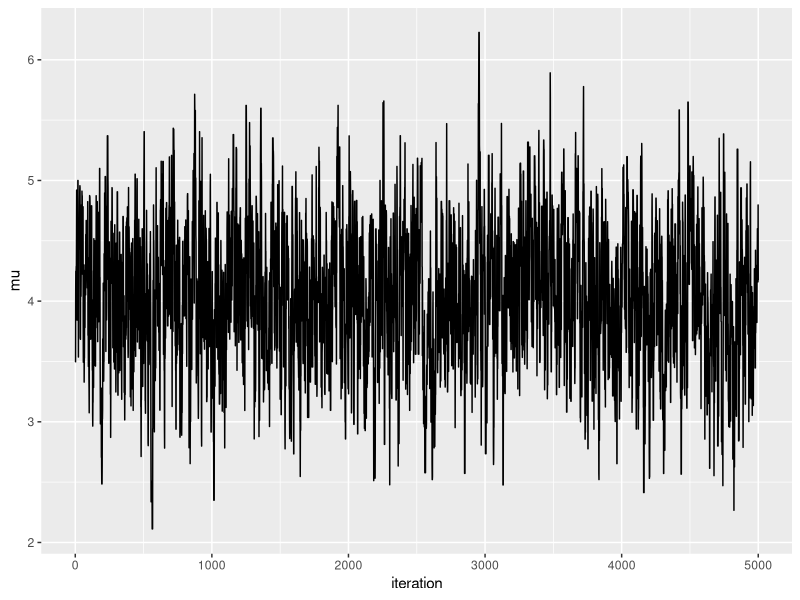
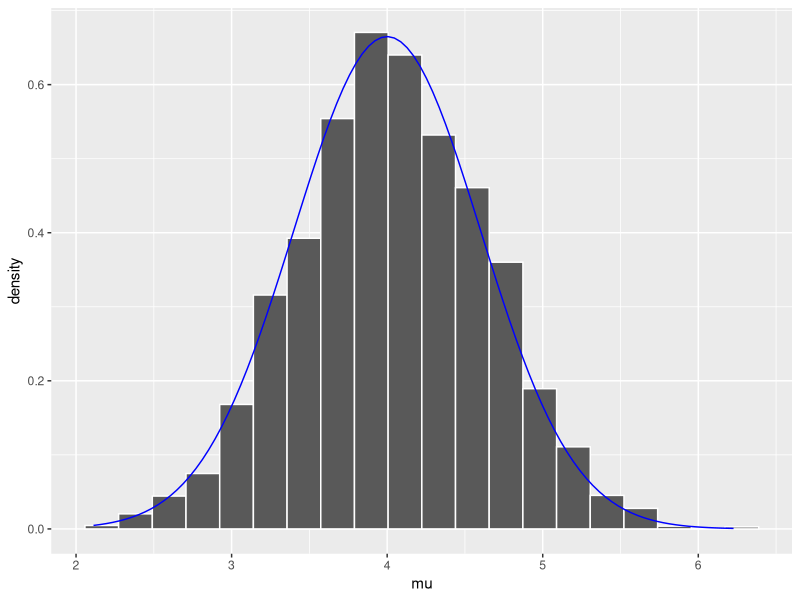

Recreate these plots in R, in order.
## ---- chunk 1
one_mh_iteration <- function(w, current){
 # STEP 1: Propose the next chain location
 proposal <- runif(1, min = current - w, max = current + w)
  
 # STEP 2: Decide whether or not to go there
 proposal_plaus <- dnorm(proposal, 0, 1) * dnorm(6.25, proposal, 0.75)
 current_plaus  <- dnorm(current, 0, 1) * dnorm(6.25, current, 0.75)
 alpha <- min(1, proposal_plaus / current_plaus)
 next_stop <- sample(c(proposal, current), 
                     size = 1, prob = c(alpha, 1-alpha))
  
 # Return the results
 return(data.frame(proposal, alpha, next_stop))
}

set.seed(8)
one_mh_iteration(w = 1, current = 3)
## ---- chunk 2
mh_tour <- function(N, w){
  # 1. Start the chain at location 3
  current <- 3

  # 2. Initialize the simulation
  mu <- rep(0, N)

  # 3. Simulate N Markov chain stops
  for(i in 1:N){    
    # Simulate one iteration
    sim <- one_mh_iteration(w = w, current = current)
    
    # Record next location
    mu[i] <- sim$next_stop
    
    # Reset the current location
    current <- sim$next_stop
  }
  
  # 4. Return the chain locations
  return(data.frame(iteration = c(1:N), mu))
}
## ---- chunk 3
library(ggplot2)
set.seed(84735)
mh_simulation_1 <- mh_tour(N = 5000, w = 1)
ggplot(mh_simulation_1, aes(x = iteration, y = mu)) + 
  geom_line()

ggplot(mh_simulation_1, aes(x = mu)) + 
  geom_histogram(aes(y = ..density..), color = "white", bins = 20) + 
  stat_function(fun = dnorm, args = list(4,0.6), color = "blue")
## ---- chunk 4
one_iteration <- function(a, b, current){
 # STEP 1: Propose the next chain location
 proposal <- rbeta(1, a, b)
  
 # STEP 2: Decide whether or not to go there
 proposal_plaus <- dbeta(proposal, 2, 3) * dbinom(1, 2, proposal)
 proposal_q     <- dbeta(proposal, a, b) # <- new
 current_plaus  <- dbeta(current, 2, 3) * dbinom(1, 2, current)
 current_q      <- dbeta(current, a, b) # <- new
 alpha <- min(1, proposal_plaus / current_plaus * current_q / proposal_q)
 next_stop <- sample(c(proposal, current), 
                     size = 1, prob = c(alpha, 1-alpha))
  
 return(data.frame(proposal, alpha, next_stop))
}

## ---- chunk 5
betabin_tour <- function(N, a, b){
  # 1. Start the chain at location 0.5
  current <- 0.5

  # 2. Initialize the simulation
  pi <- rep(0, N)
  
  # 3. Simulate N Markov chain stops
  for(i in 1:N){    
    # Simulate one iteration
    sim <- one_iteration(a = a, b = b, current = current)
    
    # Record next location
    pi[i] <- sim$next_stop
    
    # Reset the current location
    current <- sim$next_stop
  }
  
  # 4. Return the chain locations
  return(data.frame(iteration = c(1:N), pi))
}
